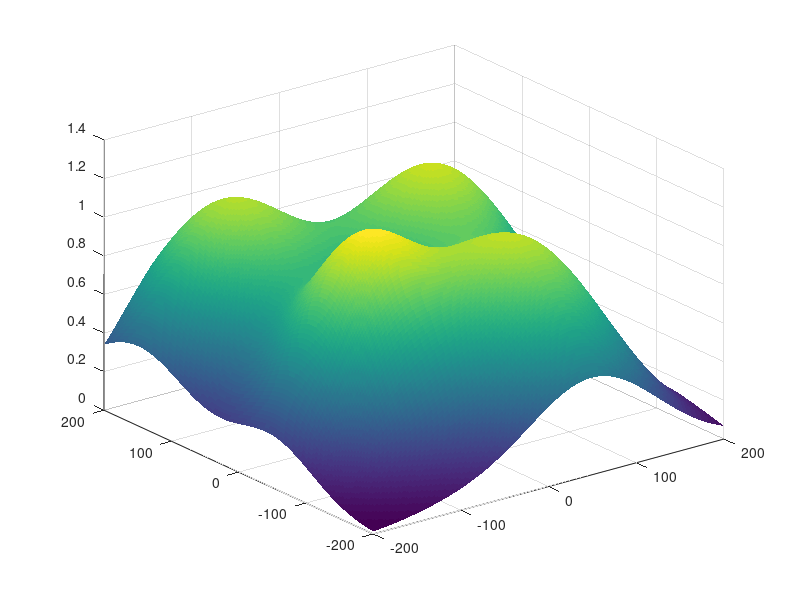
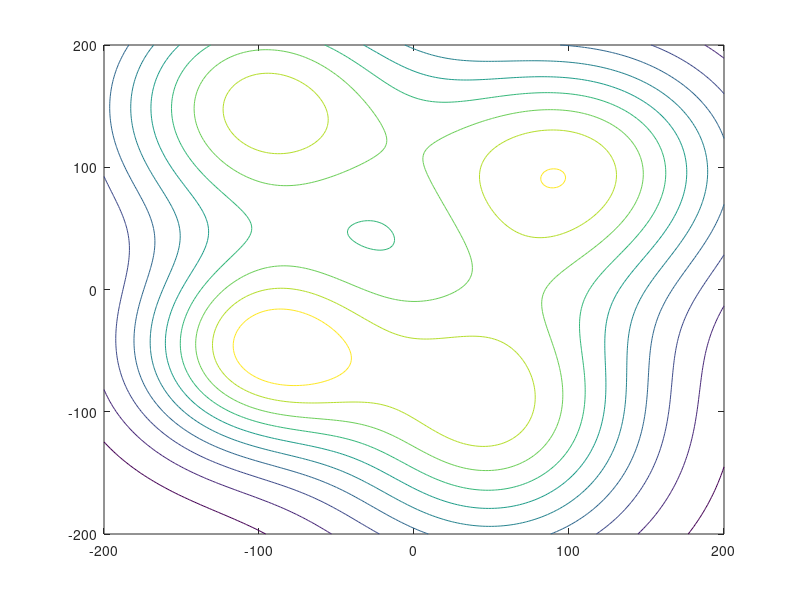

Recreate these plots in MATLAB, in order.

sigma = [75 80; 80 75; 75 85; 60 60];     %standard deviation
pos = [-100 150;100 100; 50 -100; -100 -50];   %concentration of food
a = -200:2:200;
b = -200:2:200;
[X, Y] = meshgrid(a,b);

Z0 = exp(-(((X-pos(1,1)).^2)/(2*sigma(1,1)^2) +((Y-pos(1,2)).^2)/(2*sigma(1,2)^2)));
Z1 = exp(-(((X-pos(2,1)).^2)/(2*sigma(2,1)^2) +((Y-pos(2,2)).^2)/(2*sigma(2,2)^2)));
Z2 = exp(-(((X-pos(3,1)).^2)/(2*sigma(3,1)^2) +((Y-pos(3,2)).^2)/(2*sigma(3,2)^2)));
Z3 = exp(-(((X-pos(4,1)).^2)/(2*sigma(4,1)^2) +((Y-pos(4,2)).^2)/(2*sigma(4,2)^2)));
Z = (Z0+Z1+Z2+Z3);

figure 
surf(X,Y,Z);
shading flat;
figure
contour(X,Y,Z);
